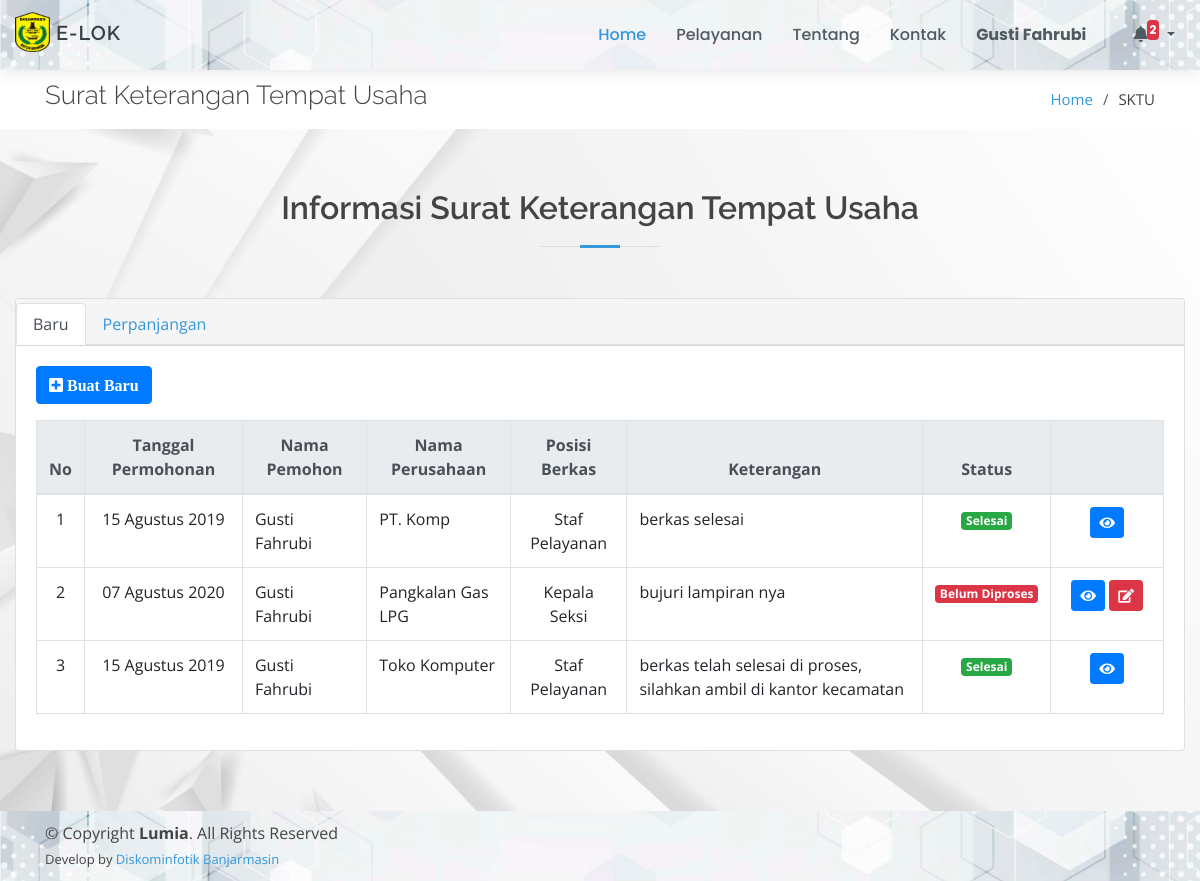
/page/sktu/index.php (signed in), run on the app's committed database.
### tables this page shows
CREATE TABLE `sktu_baru` (
  `id_sktu` int(11) NOT NULL,
  `id_masyarakat` int(11) NOT NULL,
  `nomor_sktu` varchar(50) NOT NULL,
  `nama_pemohon` varchar(50) NOT NULL,
  `no_telp` varchar(15) NOT NULL,
  `tgl` datetime NOT NULL,
  `peraturan` longtext NOT NULL,
  `nama_perusahaan` text NOT NULL,
  `alamat_perusahaan` text NOT NULL,
  `nama_pimpinan_perusahaan` varchar(50) NOT NULL,
  `alamat_kediaman` text NOT NULL,
  `kegiatan_usaha` varchar(50) NOT NULL,
  `masa_berlaku_awal` date DEFAULT NULL,
  `masa_berlaku_akhir` date DEFAULT NULL,
  `sifat` varchar(30) NOT NULL,
  `nama_camat` varchar(50) NOT NULL,
  `nip` varchar(30) NOT NULL,
  `jabatan` varchar(50) NOT NULL,
  `kelengkapan` varchar(20) DEFAULT NULL,
  `keterangan` text,
  `tgl_selesai` date DEFAULT NULL,
  `id_posisi` int(11) NOT NULL,
  `status` varchar(30) NOT NULL
);

CREATE TABLE `posisi_berkas` (
  `id_posisi` int(11) NOT NULL,
  `posisi` text NOT NULL
);

### config/config.php (called while the page is built, shortened)
<?php
function base_url($url = null)
{
	$base_url = "http://localhost/layanan-kecamatan";
	if ($url != null) {
		return $base_url . "/" . $url;
	} else {
		return $base_url;
	}
}
function encryptor($action, $string)
{
	$output = false;
	$encrypt_method = "AES-256-CBC";
	$secret_key = 'muni';
	$secret_iv = 'muni123';
	$key = hash('sha256', $secret_key);
	$iv = substr(hash('sha256', $secret_iv), 0, 16);
	if ($action == 'encrypt') {
		$output = openssl_encrypt($string, $encrypt_method, $key, 0, $iv);
		$output = base64_encode($output);
	} else if ($action == 'decrypt') {
		$output = openssl_decrypt(base64_decode($string), $encrypt_method, $key, 0, $iv);
	}
	return $output;
}
$no = 1;

### config/bulan.php (called while the page is built, shortened)
<?php
$bln = array(
    '01' => 'Januari',
    '02' => 'Februari',
    '03' => 'Maret',
    '04' => 'April',
    '05' => 'Mei',
    '06' => 'Juni',
    '07' => 'Juli',
    '08' => 'Agustus',
    '09' => 'September',
    '10' => 'Oktober',
    '11' => 'November',
    '12' => 'Desember'
);

### page/sktu/index.php (the view, shortened to what this page needs)
<!DOCTYPE html>
<html lang="en">
<?php
include_once "../../config/config.php";
include_once "../../config/bulan.php";
include_once "../../template/ui/head.php";
$idm      = $_SESSION['id_masyarakat'];
?>
<body>
    <?php include_once "../../template/ui/header.php"; ?>
    <main id="main">
        <section id="breadcrumbs" class="breadcrumbs">
            <div class="container">
                <div class="d-flex justify-content-between align-items-center">
                    <h2>Surat Keterangan Tempat Usaha</h2>
                    <ol>
                        <li><a href="<?= base_url(); ?>">Home</a></li>
                        <li>SKTU</li>
                    </ol>
                </div>
            </div>
        </section>
        <section id="services" class="services graform">
            <div class="container-fluid">
                <div class="section-title">
                    <h2>Informasi Surat Keterangan Tempat Usaha</h2>
                </div>
                <div class="row">
                    <div class="col-md-12">
                        <div class="card card-tabs">
                            <div class="card-header p-0 pt-1" style="background-color: whitesmoke; color: white;">
                                <ul class="nav nav-tabs" id="custom-tabs-one-tab" role="tablist">
                                    <li class="nav-item">
                                        <a class="nav-link active" id="custom-tabs-one-home-tab" data-toggle="pill" href="#custom-tabs-one-home" role="tab" aria-controls="custom-tabs-one-home" aria-selected="true">Baru</a>
                                    </li>
                                    <li class="nav-item">
                                        <a class="nav-link" id="custom-tabs-one-profile-tab" data-toggle="pill" href="#custom-tabs-one-profile" role="tab" aria-controls="custom-tabs-one-profile" aria-selected="false">
                                            Perpanjangan
                                        </a>
                                    </li>
                                </ul>
                            </div>
                            <div class="card-body">
                                <div class="tab-content" id="custom-tabs-one-tabContent">
                                    <div class="tab-pane fade show active" id="custom-tabs-one-home" role="tabpanel" aria-labelledby="custom-tabs-one-home-tab">
                                        <?php
                                        $data = $koneksi->query("SELECT * FROM sktu_baru WHERE id_masyarakat = '$idm' ORDER BY id_sktu DESC");
                                        if (mysqli_num_rows($data)) {
                                        ?>
                                            <a href="input-sktu-baru" class="btn btn-primary mb-3"><i class="fa fa-plus-square"> Buat Baru</i></a>
                                            <div class="table-responsive">
                                                <table class="table table-bordered">
                                                    <thead class="text-center thead-light">
                                                        <tr>
                                                            <th>No</th>
                                                            <th>Tanggal Permohonan</th>
                                                            <th>Nama Pemohon</th>
                                                            <th>Nama Perusahaan</th>
                                                            <th>Posisi Berkas</th>
                                                            <th>Keterangan</th>
                                                            <th>Status</th>
                                                            <th></th>
                                                        </tr>
                                                    </thead>
                                                    <tbody class="warna-hover">
                                                        <?php
                                                        foreach ($data as $r) {
                                                            $po = $koneksi->query("SELECT * FROM posisi_berkas WHERE id_posisi = '$r[id_posisi]'")->fetch_array();
                                                        ?>
                                                            <tr>
                                                                <td align="center"><?= $no++; ?></td>
                                                                <td align="center">
                                                                    <?=
                                                                        date('d', strtotime($r['tgl'])) . " " .
                                                                            $bln[date('m', strtotime($r['tgl']))] . " " .
                                                                            date('Y', strtotime($r['tgl']));
                                                                    ?>
                                                                </td>
                                                                <td><?= $r['nama_pemohon']; ?></td>
                                                                <td><?= $r['nama_perusahaan']; ?></td>
                                                                <td align="center"><?= $po['posisi']; ?></td>
                                                                <td><?= $r['keterangan']; ?></td>
                                                                <td align="center">
                                                                    <?php
                                                                    if ($r['status'] == "Belum Diproses") {
                                                                        echo "<span class='badge badge-danger'>" . $r['status'] . "</span>";
                                                                    } elseif ($r['status'] == "Dalam Proses") {
                                                                        echo "<span class='badge badge-warning'>" . $r['status'] . "</span>";
                                                                    } else {
                                                                        echo "<span class='badge badge-success'>" . $r['status'] . "</span>";
                                                                    }
                                                                    ?>
                                                                </td>
                                                                <td align="center" width="10%">
                                                                    <button id="detail" data-id="<?= encryptor('encrypt', $r['id_sktu']) ?>" class="btn btn-primary btn-sm" title="Lihat Detail Berkas">
                                                                        <i class="fa fa-eye"></i>
                                                                    </button>
                                                                    <?php if ($r['kelengkapan'] == "Tidak Lengkap") : ?>
                                                                        <a href="edit-sktu-baru?id=<?= encryptor('encrypt', $r['id_sktu']) ?>" class="btn btn-danger btn-sm" title="Perbaiki Berkas">
                                                                            <i class="fa fa-edit"></i>
                                                                        </a>
                                                                    <?php endif ?>
                                                                </td>
                                                            </tr>
                                                        <?php } ?>
                                                    </tbody>
                                                </table>
                                            </div>
                                        <?php } ?>
                                    </div>
                                </div>
                            </div>
                        </div>
                    </div>
                </div>
            </div>
        </section>
    </main>
    <?php include_once "../../template/ui/footer.php"; ?>
</body>
</html>

### assets/ui/assets/css/style.css (style rules this page uses)
body { font-family: "Open Sans", sans-serif; color: #444444; }
a { color: #3498db; }
h1, h2, h3, h4, h5, h6 { font-family: "Raleway", sans-serif; }
section { padding: 60px 0; }
.section-title { text-align: center; padding-bottom: 30px; }
.section-title h2 { font-size: 32px; font-weight: 600; margin-bottom: 20px; padding-bottom: 20px; position: relative; }
.section-title h2::before { content: ''; position: absolute; display: block; width: 120px; height: 1px; background: #ddd; bottom: 1px; left: calc(50% - 60px); }
.section-title h2::after { content: ''; position: absolute; display: block; width: 40px; height: 3px; background: #3498db; bottom: 0; left: calc(50% - 20px); }
.breadcrumbs { padding: 10px 0; margin-top: 70px; background-color: #fff; }
.breadcrumbs h2 { font-size: 26px; font-weight: 300; }
.breadcrumbs ol { display: flex; flex-wrap: wrap; list-style: none; padding: 0; margin: 0; font-size: 15px; }
.breadcrumbs ol li+li { padding-left: 10px; }
.breadcrumbs ol li+li::before { display: inline-block; padding-right: 10px; color: #4f5a62; content: "/"; }
.graform { background: url('../../../bg-cover/putih2.jpg') center center no-repeat; background-size: cover; position: relative; }

### data on the page
sktu_baru: tgl "15", tgl "Agustus", tgl "2019", nama_pemohon "Gusti Fahrubi", nama_perusahaan "PT. Komp", id_posisi.posisi "Staf Pelayanan", keterangan "berkas selesai", status "Selesai"
sktu_baru: tgl "07", tgl "Agustus", tgl "2020", nama_pemohon "Gusti Fahrubi", nama_perusahaan "Pangkalan Gas LPG", id_posisi.posisi "Kepala Seksi", keterangan "bujuri lampiran nya", status "Belum Diproses"
sktu_baru: tgl "15", tgl "Agustus", tgl "2019", nama_pemohon "Gusti Fahrubi", nama_perusahaan "Toko Komputer", id_posisi.posisi "Staf Pelayanan", keterangan "berkas telah selesai di proses, silahkan ambil di kantor kecamatan", status "Selesai"

### other printed values
$_SESSION['nama'] "Gusti Fahrubi"
$jmltotal "2"
